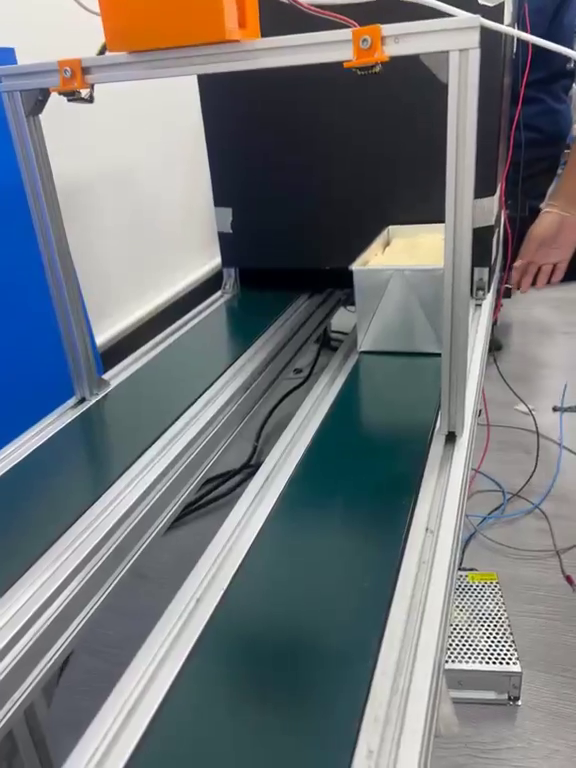
#> input picture frame 15 of video.mp4, 576 x 768 px, given in place of the camera
$ jupyter execute Combine_last.ipynb   (shell and % lines are left out)   (text cells are left out)
#> lines starting #> are read from the running program, lines starting #| are printed output that depends on the picture; after the words box and inside, x2 and y2 are one past the last pixel; in counts of white or black regions, pixels touching at a corner belong together
#> further down, frame is the input picture: shape (768, 576, 3); mean B, G, R 121.6, 117.8, 113.1
[cell 1]
import cv2
import numpy as np
import json, time, os
import paho.mqtt.client as mqtt

def show_image(img, title="Output"):
    cv2.imshow(title, img)

[cell 2]
# === Camera / algorithm config (tuned to accept elongated/curved dough) ===
PIXELS_PER_CM = 19.23

# Dough HSV heuristics (white/desaturated + bright)
S_MAX_WHITE = 40
V_MIN_WHITE = 170   # lowered from 190 to be more tolerant to lighting

# Background hue auto-veto (robust to local background color)
BG_S_MIN = 45
BG_H_BAND = 15

# Area / shape thresholds
MIN_DOUGH_AREA = 800      # lowered from 1200 to allow smaller/shorter pieces
MAX_AREA_FRAC = 0.45      # max fraction of image to consider (avoid full-frame blobs)
BOX_FILL_MIN = 0.20       # allow looser box-fill for curved shapes (was 0.30)
MIN_CONTAMINANT_AREA = 60

# Morphology / processing
KERNEL_SIZE = 5
BH_KERNEL = 9             # black-hat kernel size (odd)
K_SIGMA = 3.0

# Interior margin (remove border shading/noise)
PIXEL_MARGIN_MIN = 8
MARGIN_FRAC = 0.4         # multiplier of PIXELS_PER_CM for margin_px

# --- New: color/intensity checks to reduce false positives ---
DELTA_AB_MIN = 10.0
DELTA_L_MIN = 18.0
BH_MEAN_FACTOR = 1.0
BH_MEAN_MIN = 10.0
SOLIDITY_MIN = 0.55

# --- Border and containment tightening (relaxed a bit) ---
BORDER_MARGIN_PX = 12
MIN_INSIDE_RATIO = 0.80   # relaxed from 0.90

# --- Candidate geometry/color constraints (for dough) ---
CANDIDATE_SOLIDITY_MIN = 0.60   # relaxed from 0.85 (curved dough can give ~0.6)
MIN_ASPECT_RATIO = 0.25        # allow longer shapes (was 0.35)

# Existing Combine constants (kept for compatibility)
LOWER_DOUGH_COLOR = np.array([0, 0, 150])
UPPER_DOUGH_COLOR = np.array([179, 55, 255])
LOWER_BLUE_BG = np.array([100, 50, 50])
UPPER_BLUE_BG = np.array([130, 255, 255])

# sanity
kernel5 = np.ones((5, 5), np.uint8)

[cell 3]
MQTT_HOST = 'test.mosquitto.org'
MQTT_PORT = 1883
MQTT_TOPIC = 'CPRAM/1/cam'
PUBLISH_INTERVAL_SEC = 0.1

client = mqtt.Client(client_id=f"dough-cam-{np.random.randint(0,1e9)}")
client.connect(MQTT_HOST, MQTT_PORT, 60)
client.loop_start()

def publish_measure(length_cm, contaminant_status):
    payload = {"module": "cam", "data": f"{int(round(length_cm))},{int(contaminant_status)}"}
    client.publish(MQTT_TOPIC, json.dumps(payload), qos=0)

[cell 4]
# Helpers: morphology / border checks (from test_detect)
def build_safe_zone(shape, margin_px):
    h, w = shape
    sz = np.zeros((h, w), np.uint8)
    cv2.rectangle(sz, (margin_px, margin_px), (w - margin_px - 1, h - margin_px - 1), 255, -1)
    return sz

def touches_image_border_mask(mask_bin, erode_px=2):
    k = np.ones((3,3), np.uint8)
    m = cv2.erode(mask_bin, k, iterations=max(0, erode_px))
    h, w = m.shape
    return bool(np.any(m[0,:]) or np.any(m[-1,:]) or np.any(m[:,0]) or np.any(m[:,-1]))

def border_checks_for_contour(contour, mask_shape, margin_px):
    h, w = mask_shape
    m = np.zeros(mask_shape, np.uint8)
    cv2.drawContours(m, [contour], -1, 255, -1)
    x, y, bw, bh = cv2.boundingRect(contour)
    touch_by_bbox = (x <= margin_px) or (y <= margin_px) or (x + bw >= w - margin_px) or (y + bh >= h - margin_px)
    erode_px = max(1, min(6, margin_px // 3))
    touch_by_mask = touches_image_border_mask(m, erode_px=erode_px)
    safe = build_safe_zone(mask_shape, margin_px)
    inside = cv2.bitwise_and(m, safe)
    area_all = cv2.countNonZero(m) + 1e-6
    inside_ratio = cv2.countNonZero(inside) / area_all
    touch = bool(touch_by_mask or touch_by_bbox)
    return inside_ratio, touch

[cell 5]
import cv2
import numpy as np

# --- (สมมติว่าตัวแปรคงที่อื่นๆ เช่น PIXELS_PER_CM, MIN_DOUGH_AREA ฯลฯ ถูกกำหนดไว้แล้ว) ---

def process_frame(frame):
    output_frame = frame.copy()
    hsv = cv2.cvtColor(frame, cv2.COLOR_BGR2HSV)
    H, S, V = cv2.split(hsv)
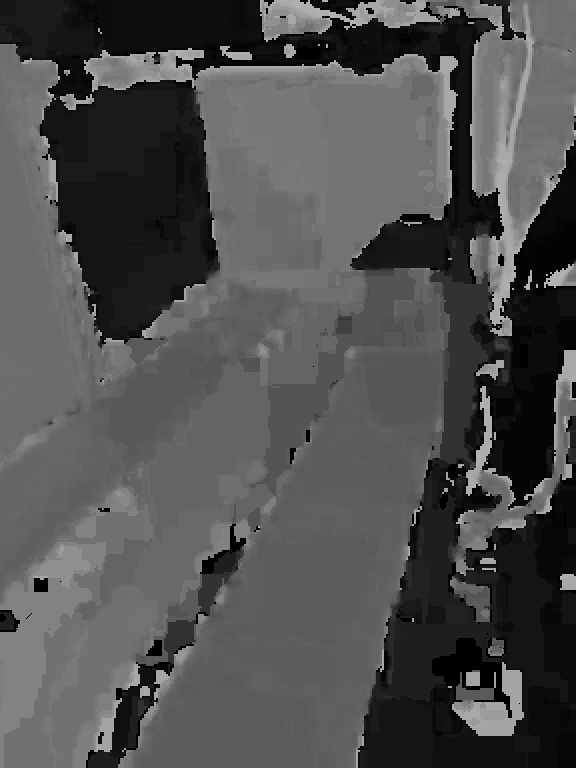
#> H: shape (768, 576); min 0, max 179, mean 79.1
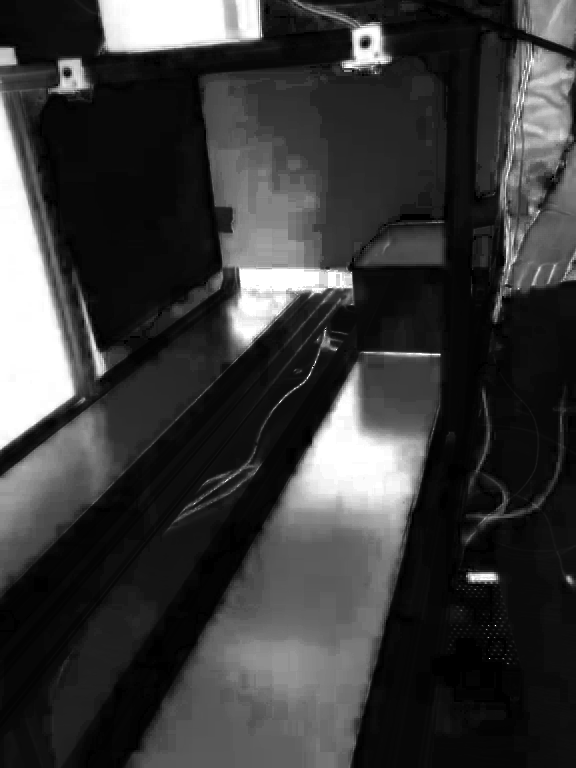
#> S: shape (768, 576); min 0, max 255, mean 58

    # 1) Candidate dough mask: low saturation and high value (white-ish)
    white_mask = ((S < S_MAX_WHITE) & (V > V_MIN_WHITE)).astype(np.uint8) * 255
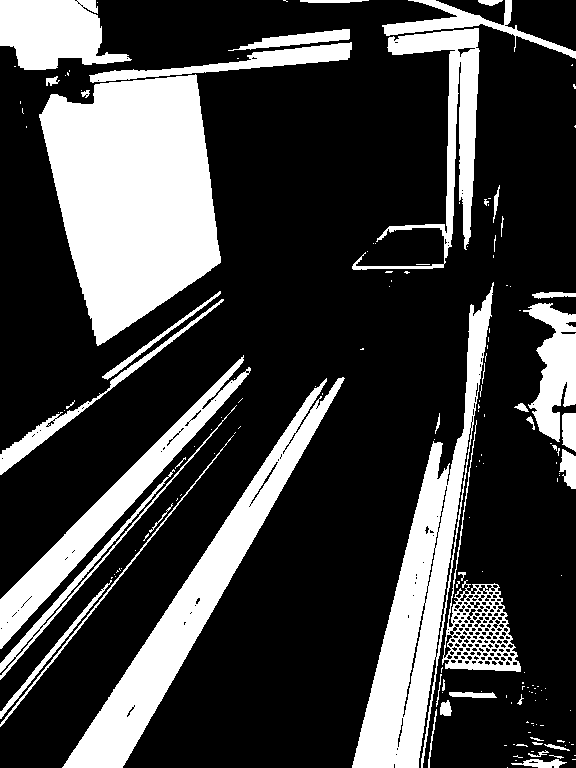
#> white_mask: shape (768, 576); 25.8% white; 164 white regions (117 under 20 px), largest, box (x1, y1, x2, y2) and area: (39, 74, 221, 346) 33686, (352, 282, 494, 768) 18466, (62, 377, 345, 768) 16444

    # 2) Estimate background hue from border and veto similar hue
    h_img, w_img = white_mask.shape
    edge = max(10, int(min(h_img, w_img) * 0.06))
    bg_mask = np.zeros_like(white_mask)
    bg_mask[:edge, :] = 255
    bg_mask[-edge:, :] = 255
    bg_mask[:, :edge] = 255
    bg_mask[:, -edge:] = 255
    bg_mask = cv2.erode(bg_mask, np.ones((9,9), np.uint8))
    bg_h_vals = H[(bg_mask > 0) & (S > BG_S_MIN)]
    bg_h = int(np.median(bg_h_vals)) if bg_h_vals.size else 0
#> bg_h = 103
    dh = np.abs(H.astype(int) - int(bg_h))
    dh = np.minimum(dh, 180 - dh)
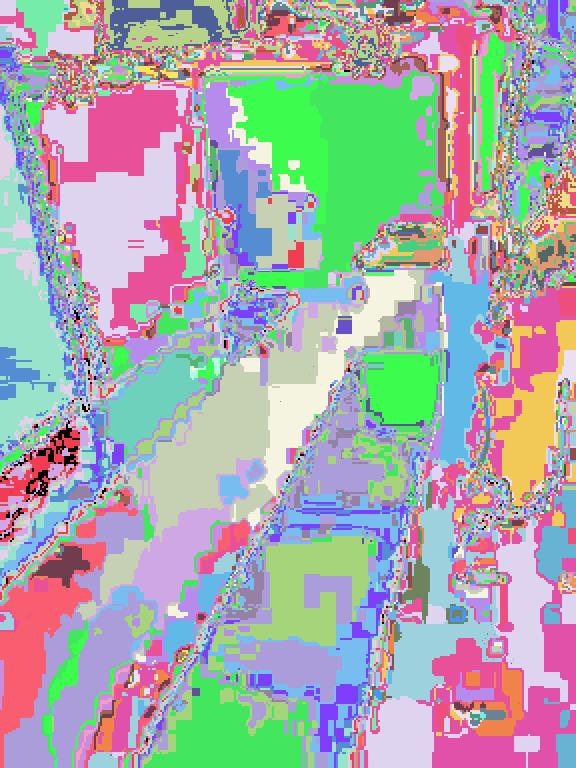
#> dh: shape (768, 576) int64; 90 distinct labels, from 0 to 90; one colour per label, 0 black
    bg_color_mask = ((dh <= BG_H_BAND) & (S > BG_S_MIN)).astype(np.uint8) * 255

    # combine and cleanup
    dough_mask = cv2.bitwise_and(white_mask, cv2.bitwise_not(bg_color_mask))
    kernel = np.ones((KERNEL_SIZE, KERNEL_SIZE), np.uint8)
    dough_mask_clean = cv2.morphologyEx(dough_mask, cv2.MORPH_CLOSE, kernel)
    dough_mask_clean = cv2.morphologyEx(dough_mask_clean, cv2.MORPH_OPEN, kernel)

    # find contours and choose best dough candidate (with stricter checks)
    contours, _ = cv2.findContours(dough_mask_clean, cv2.RETR_EXTERNAL, cv2.CHAIN_APPROX_SIMPLE)
#> contours = 28 contours, 1 with area under 20; largest, box (x1, y1, x2, y2) and area: (40, 29, 352, 344) 37594, (352, 295, 521, 768) 26357, (64, 378, 343, 768) 16266, (0, 365, 246, 648) 9032, (384, 0, 576, 248) 8542
    h_img, w_img = dough_mask_clean.shape
    img_area = h_img * w_img
    found_dough = False
    c_dough = None
    reason = 'no contour'
    chosen_reason = reason
    best_score = -1.0

    for c in contours:
        area = cv2.contourArea(c)
        if area < MIN_DOUGH_AREA:
            reason = 'too small'; continue
        if area > MAX_AREA_FRAC * img_area:
            reason = 'too large'; continue
        x, y, w, h = cv2.boundingRect(c)
        box_fill = area / (w * h + 1e-6)
        if box_fill < BOX_FILL_MIN:
            reason = f'box_fill low ({box_fill:.2f})'; continue

        inside_ratio, touch = border_checks_for_contour(c, dough_mask_clean.shape, BORDER_MARGIN_PX)
        if touch:
            reason = 'touches border (bbox/mask)'; continue
        if inside_ratio < MIN_INSIDE_RATIO:
            reason = f'inside_ratio low ({inside_ratio:.2f})'; continue

        # color checks inside contour
        mask_c = np.zeros_like(dough_mask_clean, dtype=np.uint8)
        cv2.drawContours(mask_c, [c], -1, 255, thickness=cv2.FILLED)
        cnt_pixels = np.count_nonzero(mask_c)
        if cnt_pixels == 0:
            reason = 'empty mask'; continue
        mean_S = float(np.mean(S[mask_c > 0]))
        mean_V = float(np.mean(V[mask_c > 0]))
        if not (mean_S <= S_MAX_WHITE and mean_V >= V_MIN_WHITE):
            reason = f'color mismatch (S={mean_S:.1f},V={mean_V:.1f})'; continue

        # geometry: avoid long thin strips and require solidity
        aspect = min(w, h) / (max(w, h) + 1e-6)
        hull = cv2.convexHull(c)
        hull_area = cv2.contourArea(hull) + 1e-6
        solidity = area / hull_area
        if aspect < MIN_ASPECT_RATIO:
            reason = f'aspect low ({aspect:.2f})'; continue
        if solidity < CANDIDATE_SOLIDITY_MIN:
            reason = f'solidity low ({solidity:.2f})'; continue

        # veto if matches background hue
        mean_H = float(np.mean(H[mask_c > 0]))
        dhc = abs(int(mean_H) - int(bg_h))
        dhc = min(dhc, 180 - dhc)
        if (mean_S > BG_S_MIN) and (dhc <= BG_H_BAND):
            reason = f'bg hue match (dh={dhc:.0f}, mean_S={mean_S:.0f})'; continue

        score = area
        if score > best_score:
            best_score = score
            c_dough = c
            found_dough = True
            chosen_reason = 'ok'
#> this loop made 28 passes
#> (area, box_fill, bw in border_checks_for_contour, bh in border_checks_for_contour) on pass 24: (37594, 0.383, 312, 315)
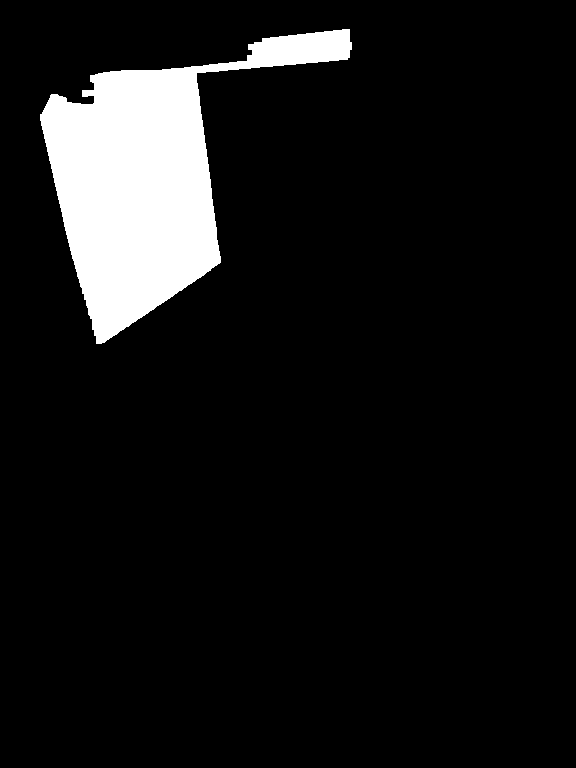
#> mask_c: shape (768, 576); 8.6% white; 1 white region, box (x1, y1, x2, y2) and area: (40, 29, 352, 344) 38163
#> after the loop, best_score = 37594; c_dough = contour of 376 points, box (x1, y1, x2, y2) (40, 29, 352, 344), area 37594; found_dough = True

    # If no dough found -> return zeros as requested
    if not found_dough or c_dough is None:
        # annotate for debugging
        cv2.putText(output_frame, f'NO DOUGH ({reason})', (20,30), cv2.FONT_HERSHEY_SIMPLEX, 0.8, (0,0,255), 2)
        return False, 0.0, 0.0, 0, output_frame  # <--- MODIFIED: Added 0.0 for width

    # compute length as before (perimeter/2 → approximate length) and draw dough
    per = cv2.arcLength(c_dough, True)
#> per = 1228.8
    length_px = per / 2.0
#> length_px = 614.4
    length_cm = length_px / PIXELS_PER_CM
#> length_cm = 31.95
    cv2.drawContours(output_frame, [c_dough], -1, (0, 255, 0), 2)

    # --- ADDED: Compute width using minAreaRect ---
    # Find the minimum area (rotated) rectangle
    # rect is (center, (width, height), angle)
    # We define 'width' as the smaller of the two dimensions
    (_center, (dim1, dim2), _angle) = cv2.minAreaRect(c_dough)
#> dim1 = 321.6; dim2 = 263.9
    width_px = min(dim1, dim2)
#> width_px = 263.9
    width_cm = width_px / PIXELS_PER_CM
#> width_cm = 13.72
    # --- END ADDED ---

    # --- contaminant detection (same approach as test_detect) ---
    dough_filled = np.zeros_like(dough_mask_clean)
    cv2.drawContours(dough_filled, [c_dough], -1, 255, thickness=cv2.FILLED)
    margin_px = max(PIXEL_MARGIN_MIN, int(MARGIN_FRAC * PIXELS_PER_CM))
    dist = cv2.distanceTransform(dough_filled, cv2.DIST_L2, 3)
    interior = np.uint8((dist > margin_px) * 255)

    lab = cv2.cvtColor(frame, cv2.COLOR_BGR2LAB)
    L = lab[:, :, 0]
    L_blur = cv2.GaussianBlur(L, (5, 5), 0)
    kernel_bh = cv2.getStructuringElement(cv2.MORPH_ELLIPSE, (BH_KERNEL, BH_KERNEL))
    blackhat = cv2.morphologyEx(L_blur, cv2.MORPH_BLACKHAT, kernel_bh)
    bh_in = cv2.bitwise_and(blackhat, blackhat, mask=interior)
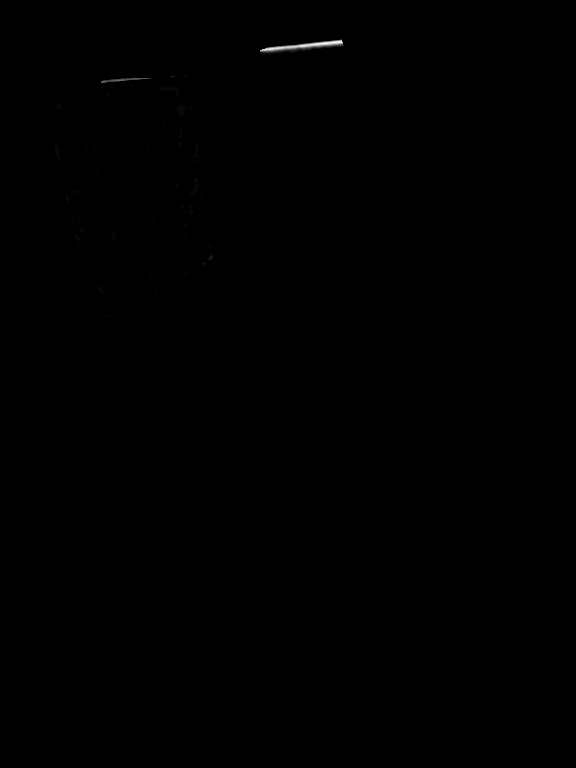
#> bh_in: shape (768, 576); min 0, max 33, mean 0; drawn with min black and max white

    vals = bh_in[interior > 0]
    mu, sigma = (float(vals.mean()), float(vals.std())) if vals.size > 0 else (0.0, 0.0)
#> mu = 0.385; sigma = 2.61
    t = mu + K_SIGMA * sigma
#> t = 8.23
    _, spots_raw = cv2.threshold(bh_in, t, 255, cv2.THRESH_BINARY)
    spots = cv2.morphologyEx(spots_raw, cv2.MORPH_OPEN, np.ones((3,3), np.uint8), iterations=1)
    spots = cv2.morphologyEx(spots, cv2.MORPH_CLOSE, np.ones((5,5), np.uint8), iterations=1)

    contours_contam, _ = cv2.findContours(spots, cv2.RETR_EXTERNAL, cv2.CHAIN_APPROX_SIMPLE)
#> contours_contam = 1 contour; box (x1, y1, x2, y2) and area: (262, 40, 343, 52) 306
    contaminant_status = 0

    lab_ab = lab[..., 1:3].astype(np.float32)
    mask_core = (interior > 0)
    if np.count_nonzero(mask_core) > 0:
        ref_ab = np.median(lab_ab[mask_core], axis=0)
#> ref_ab = [128, 130]
        ref_L = float(np.median(L[mask_core]))
#> ref_L = 213
    else:
        ref_ab = np.array([0.0, 0.0], dtype=np.float32)
        ref_L = 128.0

    for cc in contours_contam:
        area_c = cv2.contourArea(cc)
        if area_c < MIN_CONTAMINANT_AREA:
            continue
        x, y, w, h = cv2.boundingRect(cc)
        per_c = cv2.arcLength(cc, True) + 1e-6
        circ = 4 * np.pi * area_c / (per_c * per_c)
        extent = area_c / (w * h + 1e-6)
        cx, cy = np.mean(cc.reshape(-1, 2), axis=0).astype(int)
        if dist[cy, cx] < margin_px:
            continue
        if extent < 0.12 and circ < 0.18:
            continue
        hull = cv2.convexHull(cc)
        hull_area = cv2.contourArea(hull) + 1e-6
        solidity = area_c / hull_area
        if solidity < SOLIDITY_MIN:
            continue
        # per-spot color checks
        mask_c = np.zeros_like(spots, dtype=np.uint8)
        cv2.drawContours(mask_c, [cc], -1, 255, thickness=cv2.FILLED)
        spot_pixels = (mask_c > 0)
        if np.count_nonzero(spot_pixels) == 0:
            continue
        mean_ab_spot = np.mean(lab_ab[spot_pixels], axis=0)
        delta_ab = float(np.linalg.norm(mean_ab_spot - ref_ab))
        mean_L_spot = float(np.mean(L[spot_pixels]))
        delta_L = float(ref_L - mean_L_spot)
        mean_dark = float(cv2.mean(bh_in, mask=mask_c)[0])
        intensity_threshold = max(BH_MEAN_MIN, mu + BH_MEAN_FACTOR * sigma)
        cues = 0
        if delta_ab >= DELTA_AB_MIN:
            cues += 1
        if delta_L >= DELTA_L_MIN:
            cues += 1
        if mean_dark >= intensity_threshold:
            cues += 1
        if cues < 2:
            continue
        contaminant_status = 1
        cv2.rectangle(output_frame, (x,y), (x+w, y+h), (0,0,255), 2)
        cv2.putText(output_frame, f'Contam Δab={delta_ab:.1f},ΔL={delta_L:.1f}', (x, y-8), cv2.FONT_HERSHEY_SIMPLEX, 0.5, (0,0,255), 2)
        break
#> this loop made 1 pass
#> (area_c, x, y, w, h, per_c, circ, extent) on pass 1: (305.5, 262, 40, 81, 12, 172, 0.13, 0.314)

    # annotate length, width, and status
    x_b, y_b, w_b, h_b = cv2.boundingRect(c_dough)
#> x_b = 40; y_b = 29; w_b = 312; h_b = 315
    # <--- MODIFIED: Adjusted Y-offsets for new text --->
    cv2.putText(output_frame, f"L: {length_cm:.2f} cm", (x_b, y_b - 50), cv2.FONT_HERSHEY_SIMPLEX, 0.7, (0, 255, 0), 2)
    cv2.putText(output_frame, f"W: {width_cm:.2f} cm", (x_b, y_b - 30), cv2.FONT_HERSHEY_SIMPLEX, 0.7, (0, 255, 0), 2) # <--- ADDED
    if contaminant_status == 1:
        cv2.putText(output_frame, "Contaminant Found!", (x_b, y_b - 10), cv2.FONT_HERSHEY_SIMPLEX, 0.7, (0, 0, 255), 2) # <--- MODIFIED Y-offset
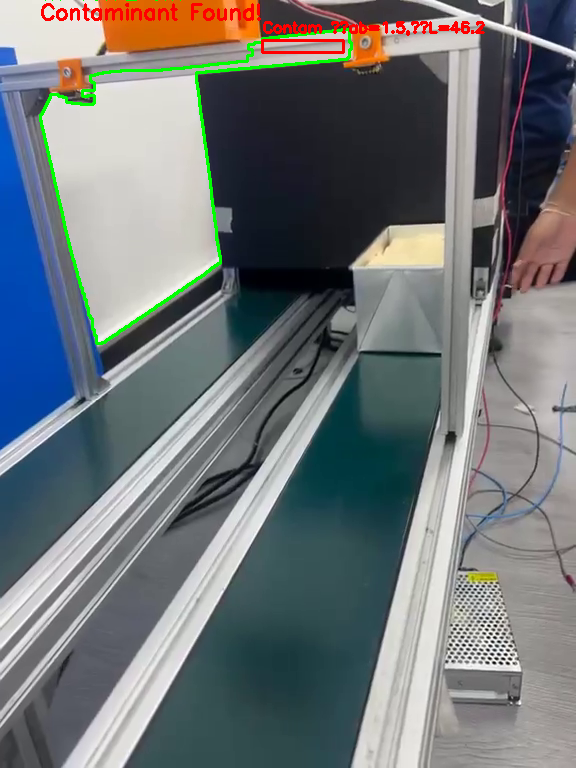
#> output_frame: shape (768, 576, 3); mean B, G, R 119.3, 117.4, 112.1

    return True, length_cm, width_cm, contaminant_status, output_frame # <--- MODIFIED: Added width_cm

[cell 6]
# ...existing show / capture loop (unchanged) ...
cap = cv2.VideoCapture(1)
if not cap.isOpened():
    print("Warning: ไม่สามารถเปิดกล้องได้ — พยายามใช้ไฟล์วิดีโอสำรองหรือโชว์ภาพตัวอย่าง")
    fallback_video = "sample.mp4"
    if os.path.exists(fallback_video):
        cap = cv2.VideoCapture(fallback_video)
        print(f"Opened fallback video: {fallback_video}")
    else:
        print("Fallback video not found. Running one-frame demo using a synthetic image.")
        demo_img = np.full((480, 640, 3), 200, dtype=np.uint8)

        # <--- MODIFIED: Unpack 5 values --->
        found, length_cm, width_cm, status, out = process_frame(demo_img)

        # <--- MODIFIED: Added width to print --->
        print(f"ความยาว (demo): {length_cm:.2f} cm, ความกว้าง (demo): {width_cm:.2f} cm, สิ่งแปลกปลอม: {status}")

        show_image(out, title="Demo Output")
        cv2.waitKey(0)
        client.loop_stop()
        client.disconnect()
        raise SystemExit("Demo complete — no camera or fallback video available.")

print("กด q เพื่อออกจากโปรแกรม")
last_pub_t = 0.0

while True:
    ret, frame = cap.read()
    if not ret:
        print("Stream ended or cannot read frame — exiting loop")
        break

    # <--- MODIFIED: Unpack 5 values --->
    found, length_cm, width_cm, status, out = process_frame(frame)
#> found = True; length_cm = 31.95; width_cm = 13.72; status = 1

    # <--- MODIFIED: Added width to print --->
    print(f"ความยาว: {length_cm:.2f} cm, ความกว้าง: {width_cm:.2f} cm, สิ่งแปลกปลอม: {status}")
#| ความยาว: 31.95 cm, ความกว้าง: 13.72 cm, สิ่งแปลกปลอม: 1

    show_image(out)
    now = time.monotonic()
    if now - last_pub_t >= PUBLISH_INTERVAL_SEC:
        # หมายเหตุ: ฟังก์ชัน publish_measure ยังรับแค่ length และ status
        # หากต้องการส่ง width ด้วย คุณต้องไปแก้ไขฟังก์ชัน publish_measure
        publish_measure(length_cm if found else 0.0, status if found else 0)
#> in publish_measure, `payload = {"module": "cam", "data": f"{int(round(length_cm))},{int(con..`: payload = {'module': 'cam', 'data': '32,1'}
        last_pub_t = now

    if cv2.waitKey(1) & 0xFF == ord('q'):
#> (key q is pressed here)
        break

cap.release()
cv2.destroyAllWindows()
client.loop_stop()
client.disconnect()
